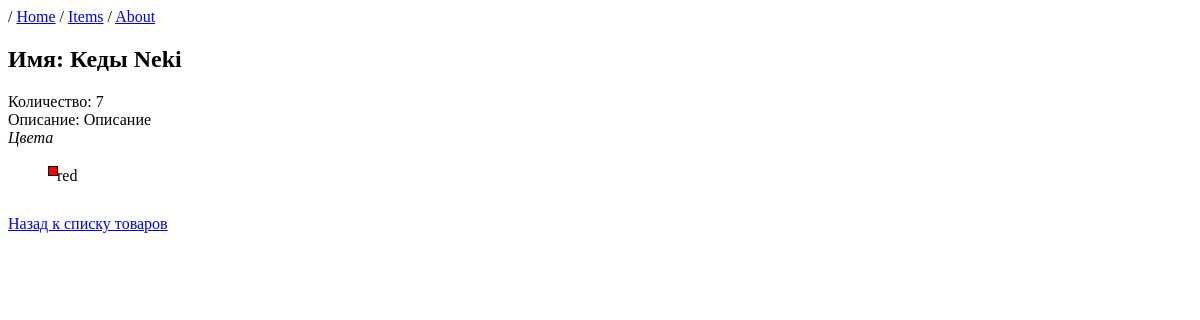
The app's page /item/2 with its own data.
### MainApp/models.py (models this page shows, shortened)
class Item(models.Model):
    name = models.CharField(max_length=100)
    brand = models.CharField(max_length=100)
    count = models.PositiveIntegerField()
    description = models.TextField(max_length=200, default='Описание')
    colors = models.ManyToManyField(to=Color)

class Color(models.Model):
    name = models.CharField(max_length=32)

### MainApp/views.py (the view)
# urls.py: path('item/<int:itemId>', views.getItem, name='item-detals'),
def getItem(request, itemId: int):
    try:
        item = Item.objects.get(id=itemId)
    except ObjectDoesNotExist:
        return HttpResponseNotFound(f'Item with id={itemId} not found')
    else:
        colors = item.colors.all()
        context = {
            'item': item,
            'colors': colors,
        }
        return render(request, 'itemPage.html', context)

### templates/itemPage.html (shortened to what this page needs)
{% extends "base.html" %}
{% block content %}
    <h2>Имя: {{item.name}} {{item.brand}}</h2>
    <div>
        Количество: {{item.count | default:" Товар отсутствует"}}
    </div>
    <div>
        Описание: {{item.description}}
    </div>
    <div>
        <i>Цвета</i>
        {% if colors %}
        <ul class="ul_no_mark">
            {% for color in colors%}
                <li>
                    <div class="div_color" style="background-color: {{color.name}};">&nbsp;&nbsp;{{color.name}}</div>
                </li>
            {% endfor %}
        </ul>
        {% else %}
            <br>Данных нет
        {% endif %}
    </div>
    <br><br>
    <p><a href="{% url "items-list" %}">Назад к списку товаров</a></p>
{% endblock %}

### static/css/style.css (style rules this page uses)
* { box-sizing: border-box; }
.ul_no_mark { list-style-type: none; }
.div_color { border: 1px solid #000; width: 10px; height: 10px; margin-top: 3px; float: left; }

### records on screen
Item: name "Кеды", brand "Neki", count "7", description "Описание"
Color: name "red"
